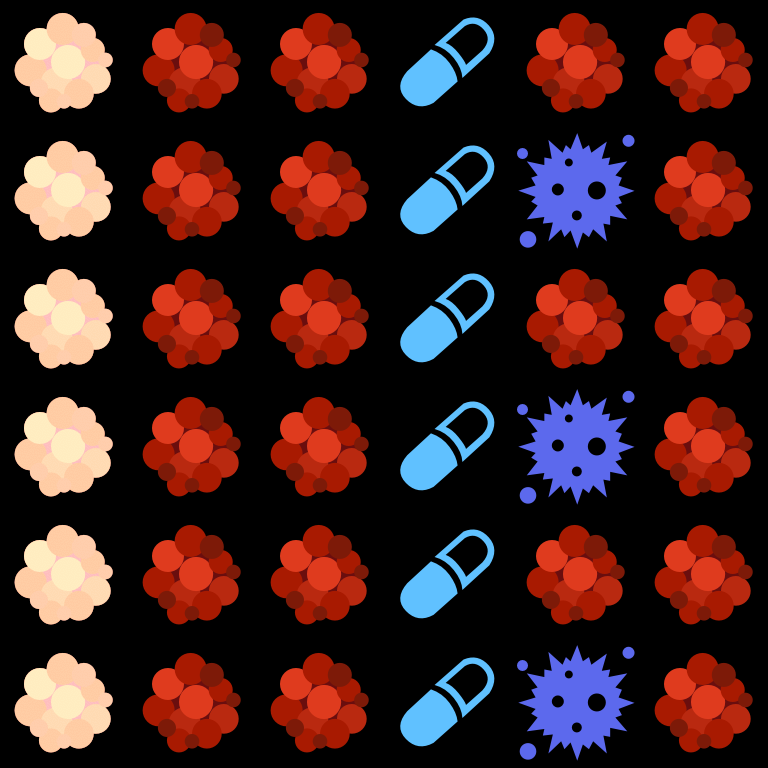

A 2D game scene composited from a Tiled map and its tileset images. What follows is a short description and the map's XML, with every tile layer's data as written:
An orthogonal 6x6 tile map with 128x128 px tiles, 1 tile layer (Tile Layer 1).

<map version="1.0" tiledversion="1.0.3" orientation="orthogonal" renderorder="right-down" width="6" height="6" tilewidth="128" tileheight="128" nextobjectid="1">
 <tileset firstgid="1" name="Tiles" tilewidth="128" tileheight="128" tilecount="14" columns="7">
  <image source="../images/Tiles.png" width="896" height="256" />
 </tileset>
 <layer name="Tile Layer 1" width="6" height="6">
  <data encoding="csv">
14,13,13,1,13,13,
14,13,13,1,3,13,
14,13,13,1,13,13,
14,13,13,1,3,13,
14,13,13,1,13,13,
14,13,13,1,3,13
</data>
 </layer>
</map>
